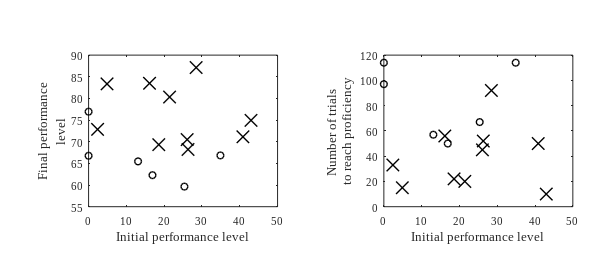

Reproduce this figure in MATLAB. (Note: this script raises an error after producing the figure.)
clear all

clc

%% define the plot value
width = 15;
height = 7;
x0 = 10;
y0 = 10;

figure('Units','centimeters',...
    'Position',[x0 y0 width height],...
    'PaperPositionMode','auto');
hold on
%% plot scatter plots
Index = load('kmean_index.txt');
oldfolder = cd('../data');
X = load('No_plateau_initial_sut.txt');
X(16,:)=[];
cd(oldfolder)
subplot(121)
h1_Xplot = plot(X(~any(Index - 2,1),3),X(~any(Index - 2,1),2));
hold on
h2_Xplot = plot(X(~any(Index - 1,1),3),X(~any(Index - 1,1),2));
hold on

set(gca,...
    'Units','normalized',...
    'Position',[.15 .25 .32 .55],...
    'FontUnits','points',...
    'FontWeight','normal',...
    'FontSize',8,...
    'FontName','Times New Roman',...
    'box','on');

set(h1_Xplot,...
    'linestyle','none',...
    'LineWidth',1,...
    'Marker','o',...
    'MarkerEdgeColor','k',...
    'MarkerSize',5);

set(h2_Xplot,...
    'linestyle','none',...
    'LineWidth',1,...
    'Marker','x',...
    'MarkerEdgeColor','k',...
    'MarkerFaceColor','k',...
    'MarkerSize',9);
xlim([0 50])


hxlabel = xlabel('Initial performance level');
hylabel = ylabel({'Final performance', 'level'});
set([hxlabel,hylabel]           ,...
    'FontUnits'     ,'points'           ,...
    'FontWeight'    ,'normal'           ,...
    'FontName'      ,'Times New Roman'  ,...
    'FontSize'      ,9                 );

subplot(122)
h1_Xplot = plot(X(~any(Index - 2,1),3),X(~any(Index - 2,1),1));
hold on
h2_Xplot = plot(X(~any(Index - 1,1),3),X(~any(Index - 1,1),1));
hold on


set(gca,...
    'Units','normalized',...
    'Position',[.65 .25 .32 .55],...
    'FontUnits','points',...
    'FontWeight','normal',...
    'FontSize',8,...
    'FontName','Times New Roman',...
    'box','on');
set(h1_Xplot,...
    'linestyle','none',...
    'LineWidth',1,...
    'Marker','o',...
    'MarkerEdgeColor','k',...
    'MarkerSize',5);

set(h2_Xplot,...
    'linestyle','none',...
    'LineWidth',1,...
    'Marker','x',...
    'MarkerEdgeColor','k',...
    'MarkerFaceColor','k',...
    'MarkerSize',9);



hxlabel = xlabel({'Initial performance level'});
hylabel = ylabel({'Number of trials ';'to reach proficiency'});
set([hxlabel,hylabel]           ,...
    'FontUnits'     ,'points'           ,...
    'FontWeight'    ,'normal'           ,...
    'FontName'      ,'Times New Roman'  ,...
    'FontSize'      ,9                 );

figure
T = load('T.txt');
for i = 1:13
    if Index(i) == 1
        type = 'x';
    else
        type = 'o';
    end
    plot(T(i),0,type);
    hold on
end